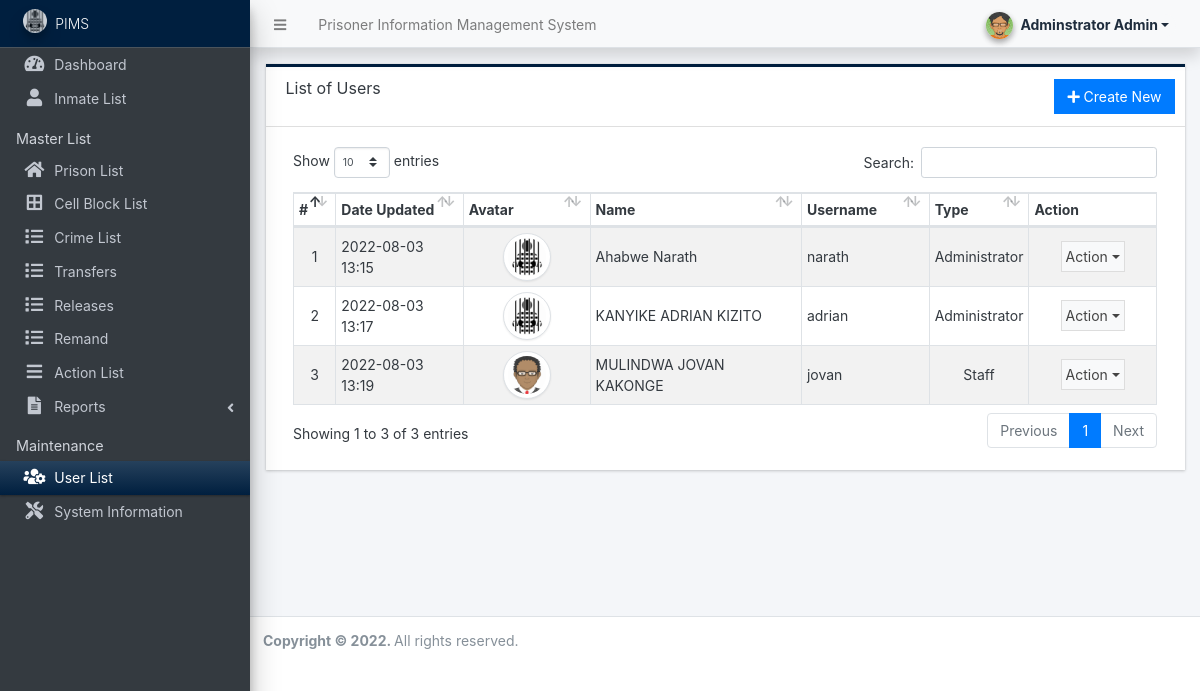
Page /admin/?page=user/list (signed in) on the committed database.
### tables this page shows
CREATE TABLE `users` (
  `id` int(50) NOT NULL,
  `firstname` varchar(250) NOT NULL,
  `middlename` text DEFAULT NULL,
  `lastname` varchar(250) NOT NULL,
  `username` text NOT NULL,
  `password` text NOT NULL,
  `avatar` text DEFAULT NULL,
  `last_login` datetime DEFAULT NULL,
  `type` tinyint(1) NOT NULL DEFAULT 0,
  `date_added` datetime NOT NULL DEFAULT current_timestamp(),
  `date_updated` datetime DEFAULT current_timestamp() ON UPDATE current_timestamp()
);

### config.php (called while the page is built, shortened)
<?php
require_once('classes/DBConnection.php');
require_once('classes/SystemSettings.php');
function validate_image($file){
    global $_settings;
	if(!empty($file)){
        $ex = explode("?",$file);
        $file = $ex[0];
        $ts = isset($ex[1]) ? "?".$ex[1] : '';
		if(is_file(base_app.$file)){
			return base_url.$file.$ts;
		}else{
			return base_url.($_settings->info('logo'));
		}
	}else{
		return base_url.($_settings->info('logo'));
	}
}
function isMobileDevice(){
    $aMobileUA = array(
        '/iphone/i' => 'iPhone',
        '/ipod/i' => 'iPod',
        '/ipad/i' => 'iPad',
        '/android/i' => 'Android',
        '/blackberry/i' => 'BlackBerry',
        '/webos/i' => 'Mobile'
    );
    return false;
}
?>

### classes/DBConnection.php (called while the page is built, shortened)
<?php
class DBConnection{
    private $host = DB_SERVER;
    private $username = DB_USERNAME;
    private $password = DB_PASSWORD;
    private $database = DB_NAME;
    public $conn;
    public function __construct(){
        if (!isset($this->conn)) {
            $this->conn = new mysqli($this->host, $this->username, $this->password, $this->database);
        }
    }
}
?>

### classes/SystemSettings.php (called while the page is built, shortened)
<?php
class SystemSettings extends DBConnection{
	function userdata($field = ''){
		if(!empty($field)){
			if(isset($_SESSION['userdata'][$field]))
				return $_SESSION['userdata'][$field];
			else
				return null;
		}else{
			return false;
		}
	}
	function info($field=''){
		if(!empty($field)){
			if(isset($_SESSION['system_info'][$field]))
				return $_SESSION['system_info'][$field];
			else
				return false;
		}else{
			return false;
		}
	}
}
$_settings = new SystemSettings();
?>

### admin/user/list.php (the view, shortened to what this page needs)
<div class="card card-outline rounded-0 card-navy">
	<div class="card-header">
		<h3 class="card-title">List of Users</h3>
		<div class="card-tools">
			<a href="./?page=user/manage_user" id="create_new" class="btn btn-flat btn-primary"><span class="fas fa-plus"></span>  Create New</a>
		</div>
	</div>
	<div class="card-body">
        <div class="container-fluid">
			<table class="table table-hover table-striped table-bordered" id="list">
				<colgroup>
					<col width="5%">
					<col width="15%">
					<col width="15%">
					<col width="25%">
					<col width="15%">
					<col width="10%">
					<col width="15%">
				</colgroup>
				<thead>
					<tr>
						<th>#</th>
						<th>Date Updated</th>
						<th>Avatar</th>
						<th>Name</th>
						<th>Username</th>
						<th>Type</th>
						<th>Action</th>
					</tr>
				</thead>
				<tbody>
					<?php
					$i = 1;
						$qry = $conn->query("SELECT *, concat(firstname,' ', coalesce(concat(middlename,' '), '') , lastname) as `name` from `users` where id != '{$_settings->userdata('id')}' order by concat(firstname,' ', lastname) asc ");
						while($row = $qry->fetch_assoc()):
					?>
						<tr>
							<td class="text-center"><?php echo $i++; ?></td>
							<td><?php echo date("Y-m-d H:i",strtotime($row['date_updated'])) ?></td>
							<td class="text-center">
                                <img src="<?= validate_image($row['avatar']) ?>" alt="" class="img-thumbnail rounded-circle user-avatar">
                            </td>
							<td><?php echo $row['name'] ?></td>
							<td><?php echo $row['username'] ?></td>
							<td class="text-center">
                                <?php if($row['type'] == 1): ?>
                                    Administrator
                                <?php elseif($row['type'] == 2): ?>
                                    Staff
                                <?php else: ?>
									N/A
                                <?php endif; ?>
                            </td>
							<td align="center">
								 <button type="button" class="btn btn-flat p-1 btn-default btn-sm dropdown-toggle dropdown-icon" data-toggle="dropdown">
				                  		Action
				                  </button>
							</td>
						</tr>
					<?php endwhile; ?>
				</tbody>
			</table>
		</div>
	</div>
</div>

### admin/index.php (shortened to what this page needs)
<?php require_once('../config.php'); ?>
 <!DOCTYPE html>
<html lang="en" class="" style="height: auto;">
<?php require_once('inc/header.php') ?>
  <body class="sidebar-mini layout-fixed control-sidebar-slide-open layout-navbar-fixed sidebar-mini-md sidebar-mini-xs text-sm" data-new-gr-c-s-check-loaded="14.991.0" data-gr-ext-installed="" style="height: auto;">
    <div class="wrapper">
     <?php require_once('inc/topBarNav.php') ?>
     <?php require_once('inc/navigation.php') ?>
     <?php $page = isset($_GET['page']) ? $_GET['page'] : 'home';  ?>
      <div class="content-wrapper  pt-3" style="min-height: 567.854px;">
        <section class="content  text-dark">
          <div class="container-fluid">
            <?php
              if(!file_exists($page.".php") && !is_dir($page)){
                  include '404.html';
              }else{
                if(is_dir($page))
                  include $page.'/index.php';
                else
                  include $page.'.php';
              }
            ?>
          </div>
        </section>
      </div>
      <?php require_once('inc/footer.php') ?>
  </body>
</html>

### admin/inc/header.php (shortened to what this page needs)
<head>
  <link rel="stylesheet" href="<?php echo base_url ?>plugins/fontawesome-free/css/all.min.css">
  <link rel="stylesheet" href="<?php echo base_url ?>plugins/tempusdominus-bootstrap-4/css/tempusdominus-bootstrap-4.min.css">
  <link rel="stylesheet" href="<?php echo base_url ?>plugins/datatables-bs4/css/dataTables.bootstrap4.min.css">
  <link rel="stylesheet" href="<?php echo base_url ?>plugins/datatables-responsive/css/responsive.bootstrap4.min.css">
  <link rel="stylesheet" href="<?php echo base_url ?>plugins/datatables-buttons/css/buttons.bootstrap4.min.css">
  <link rel="stylesheet" href="<?php echo base_url ?>plugins/select2/css/select2.min.css">
  <link rel="stylesheet" href="<?php echo base_url ?>plugins/select2-bootstrap4-theme/select2-bootstrap4.min.css">
  <link rel="stylesheet" href="<?php echo base_url ?>plugins/icheck-bootstrap/icheck-bootstrap.min.css">
  <link rel="stylesheet" href="<?php echo base_url ?>plugins/jqvmap/jqvmap.min.css">
  <link rel="stylesheet" href="<?php echo base_url ?>dist/css/adminlte.css">
  <link rel="stylesheet" href="<?php echo base_url ?>dist/css/custom.css">
  <link rel="stylesheet" href="<?php echo base_url ?>plugins/overlayScrollbars/css/OverlayScrollbars.min.css">
  <link rel="stylesheet" href="<?php echo base_url ?>plugins/daterangepicker/daterangepicker.css">
  <link rel="stylesheet" href="<?php echo base_url ?>plugins/summernote/summernote-bs4.min.css">
  <link rel="stylesheet" href="<?php echo base_url ?>plugins/sweetalert2-theme-bootstrap-4/bootstrap-4.min.css">
</head>

### admin/inc/topBarNav.php (shortened to what this page needs)
<nav class="main-header navbar navbar-expand navbar-light shadow text-sm">
  <ul class="navbar-nav">
    <li class="nav-item">
      <a class="nav-link" data-widget="pushmenu" href="#" role="button"><i class="fas fa-bars"></i></a>
    </li>
    <li class="nav-item d-none d-sm-inline-block">
      <a href="<?php echo base_url ?>" class="nav-link"><?php echo (!isMobileDevice()) ? $_settings->info('name') : $_settings->info('short_name'); ?></a>
    </li>
  </ul>
  <ul class="navbar-nav ml-auto">
    <li class="nav-item">
      <div class="btn-group nav-link">
        <button type="button" class="btn btn-rounded badge badge-light dropdown-toggle dropdown-icon" data-toggle="dropdown">
          <span><img src="<?php echo validate_image($_settings->userdata('avatar')) ?>" class="img-circle elevation-2 user-img" alt="User Image"></span>
          <span class="ml-3"><?php echo ucwords($_settings->userdata('firstname') . ' ' . $_settings->userdata('lastname')) ?></span>
        </button>
      </div>
    </li>
  </ul>
</nav>

### admin/inc/navigation.php (shortened to what this page needs)
<aside class="main-sidebar sidebar-dark-navy navbar-dark elevation-4 sidebar-no-expand">
  <a href="<?php echo base_url ?>admin" class="brand-link bg-navy text-sm">
    <img src="<?php echo validate_image($_settings->info('logo')) ?>" alt="Store Logo" class="brand-image img-circle elevation-3" style="opacity: .8;width: 1.5rem;height: 1.5rem;max-height: unset">
    <span class="brand-text font-weight-light text-light"><?php echo $_settings->info('short_name') ?></span>
  </a>
  <div class="sidebar os-host os-theme-light os-host-overflow os-host-overflow-y os-host-resize-disabled os-host-transition os-host-scrollbar-horizontal-hidden">
    <div class="os-content-glue" style="margin: 0px -8px; width: 249px; height: 646px;"></div>
    <div class="os-padding">
      <div class="os-viewport os-viewport-native-scrollbars-invisible" style="overflow-y: scroll;">
        <div class="os-content" style="padding: 0px 8px; height: 100%; width: 100%;">
          <nav class="mt-1">
            <ul class="nav nav-pills nav-sidebar flex-column text-sm nav-compact nav-flat nav-child-indent nav-collapse-hide-child" data-widget="treeview" role="menu" data-accordion="false">
              <li class="nav-item dropdown">
                <a href="./" class="nav-link nav-home">
                  <i class="nav-icon fas fa-tachometer-alt"></i>
                  <p>
                    Dashboard
                  </p>
                </a>
              </li>
              <li class="nav-item dropdown">
                <a href="./?page=inmates" class="nav-link nav-inmates">
                  <i class="nav-icon fas fa-user"></i>
                  <p>
                    Inmate List
                  </p>
                </a>
              </li>
              <?php if ($_settings->userdata('type') == 1) : ?>
                <li class="nav-header">Master List</li>
                <li class="nav-item dropdown">
                  <a href="./?page=prisons" class="nav-link nav-prisons">
                    <i class="nav-icon fas fa-home"></i>
                    <p>
                      Prison List
                    </p>
                  </a>
                </li>
                <li class="nav-item dropdown">
                  <a href="./?page=cells" class="nav-link nav-cells">
                    <i class="nav-icon fas fa-border-all"></i>
                    <p>
                      Cell Block List
                    </p>
                  </a>
                </li>
                <li class="nav-item dropdown">
                  <a href="./?page=crimes" class="nav-link nav-crimes">
                    <i class="nav-icon fas fa-list"></i>
                    <p>
                      Crime List
                    </p>
                  </a>
                </li>
                <li class="nav-item dropdown">
                  <a href="./?page=transfers" class="nav-link nav-crimes">
                    <i class="nav-icon fas fa-list"></i>
                    <p>
                      Transfers
                    </p>
                  </a>
                </li>
                <li class="nav-item dropdown">
                  <a href="./?page=releases" class="nav-link nav-crimes">
                    <i class="nav-icon fas fa-list"></i>
                    <p>
                      Releases
                    </p>
                  </a>
                </li>
                <li class="nav-item dropdown">
                  <a href="./?page=remand" class="nav-link nav-crimes">
                    <i class="nav-icon fas fa-list"></i>
                    <p>
                      Remand
                    </p>
                  </a>
                </li>
                <li class="nav-item dropdown">
                  <a href="./?page=actions" class="nav-link nav-actions">
                    <i class="nav-icon fas fa-bars"></i>
                    <p>
                      Action List
                    </p>
                  </a>
                </li>
                <li class="nav-item">
                  <a href="#" class="nav-link">
                    <i class="nav-icon fas fa-file-alt"></i>
                    <p>
                      Reports
                      <i class="right fas fa-angle-left"></i>
                    </p>
                  </a>
                </li>
                <li class="nav-header">Maintenance</li>
                <li class="nav-item dropdown">
                  <a href="<?php echo base_url ?>admin/?page=user/list" class="nav-link nav-user_list">
                    <i class="nav-icon fas fa-users-cog"></i>
                    <p>
                      User List
                    </p>
                  </a>
                </li>
                <li class="nav-item dropdown">
                  <a href="<?php echo base_url ?>admin/?page=system_info" class="nav-link nav-system_info">
                    <i class="nav-icon fas fa-tools"></i>
                    <p>
                      System Information
                    </p>
                  </a>
                </li>
              <?php endif; ?>
            </ul>
          </nav>
        </div>
      </div>
    </div>
  </div>
</aside>

### admin/inc/footer.php (shortened to what this page needs)
<footer class="main-footer text-sm">
        <strong>Copyright © <?php echo date('Y') ?>.
        </strong>
        All rights reserved.
  </footer>
</div>

### admin/inc/topBarNav.php (style rules this page uses)
.user-img { position: absolute; height: 27px; width: 27px; object-fit: cover; left: -7%; top: -12%; }
.btn-rounded { border-radius: 50px; }

### admin/inc/navigation.php (style rules this page uses)
.sidebar a.nav-link.active { color: #fff !important }

### admin/user/list.php (style rules this page uses)
.user-avatar { width:3rem; height:3rem; object-fit:scale-down; object-position:center center; }

### rows in the picture
users: date_updated "2022-08-03 13:15", name "Ahabwe Narath", username "narath", type "Administrator"
users: date_updated "2022-08-03 13:17", name "KANYIKE ADRIAN KIZITO", username "adrian", type "Administrator"
users: date_updated "2022-08-03 13:19", avatar (picture), name "MULINDWA JOVAN KAKONGE", username "jovan", type "Staff"

### other values in the picture
$_settings->info('name') "Prisoner Information Management System"
$_settings->info('short_name') "PIMS"
